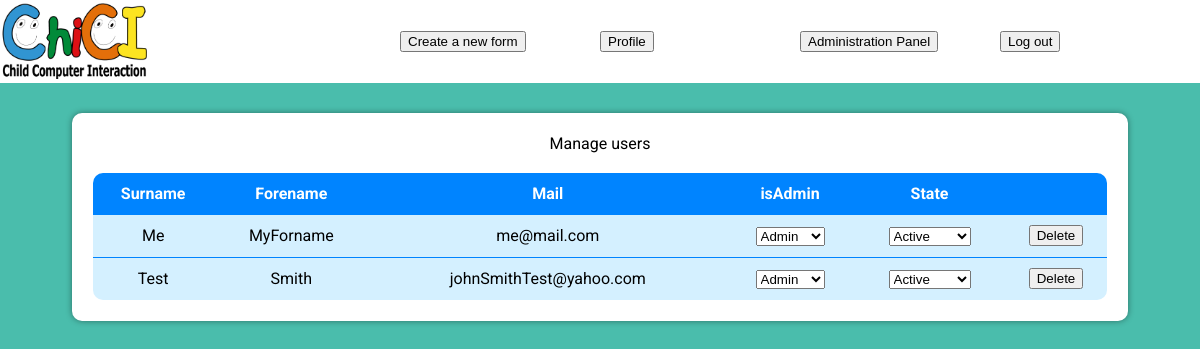
The app's page /index.php?action=readAll&controller=users (signed in) with its own data.
### tables this page shows
CREATE TABLE Users (
  userNickname varchar (20) PRIMARY KEY,
  userSurname varchar(20),
  userForename varchar(20),
  userMail varchar(60),
  userPassword varchar(250),
  userNonce varchar(64),
  isAdmin int(1),
  numberCreatedForm int(5)
)DEFAULT CHARSET=utf8;

### index.php (called while the page is built, shortened)
<?php
    require_once File::build_path(array('controller', 'router.php'));
?>

### model/Model.php (called while the page is built, shortened)
<?php
class Model {
	public static $pdo;
    public static function Init() {
        $hostname = Conf::getHostName();
        $database_name = Conf::getDatabaseName();
        $login = Conf::getLogin();
        $password = Conf::getPassword();
        try {
            self::$pdo = new PDO("mysql:host=$hostname;dbname=$database_name", $login, $password, array(PDO::MYSQL_ATTR_INIT_COMMAND => "SET NAMES utf8"));
            self::$pdo->setAttribute(PDO::ATTR_ERRMODE, PDO::ERRMODE_EXCEPTION);
        } catch (PDOException $e) {
            if (Conf::getDebug()) {
                echo $e->getMessage();
            } else {
                echo 'Error. ';
            }
            die();
        }
    }
    public static function selectAll() {
        try {
            $table_name = static::$object;
            $class_name = 'Model' . $table_name;
            $sql = "SELECT * FROM $table_name;";
            $req_prep = Model::$pdo->query($sql);
            $req_prep->setFetchMode(PDO::FETCH_CLASS, $class_name);
            $tab_p = $req_prep->fetchAll();
            return $tab_p;
        }catch (PDOException $ex) {
            if (Conf::getDebug()) {
                echo $ex->getMessage();
            } else {
                echo "Error. We can not find the objects. ";
            }
            return false;
        }
    }
}
?>

### model/ModelUsers.php (called while the page is built, shortened)
<?php
require_once File::build_path(array('model', 'Model.php'));
class ModelUsers extends Model{
	private $userMail;
    private $userNickname;
    private $userForename;
    private $userNonce;
	private $isAdmin;
    public function getNonce(){return $this->userNonce;}
    public function getNickname(){return $this->userNickname;}
    public function getForename(){return $this->userForename;}
    public function getMail(){return $this->userMail;}
	public function getIsAdmin(){return $this->isAdmin;}
}
?>

### view/users/seeAllUsers.php (the view, shortened to what this page needs)
<main>
    <div class="adminPage">
	<table>
	<caption>Manage users</caption>
	<?php
		echo <<< EOT
			<thead>
				<tr>
					<th>Surname</th>
					<th>Forename</th>
					<th>Mail</th>
					<th>isAdmin</th>
					<th>State</th>
                                        <th></th>
				</tr>
		   </thead>
EOT;
		echo "<tbody>";
		$count = 0;
		foreach($users as $u){
			$protectedForename = htmlspecialchars($u->getForename());
			$protectedMail = htmlspecialchars($u->getMail());
			$protectedSurname = htmlspecialchars($u->getNickname());
			echo "<tr id=\"$count\">";
				echo "<td>$protectedSurname</td>";
				echo "<td>$protectedForename</td>";
				echo "<td>$protectedMail</td>";
				echo "<td><select name=\"isAdmin\" size = \"1\">";
					echo "<option value=\"0\" ".($u->getIsAdmin() == 0? "selected": "")."> Regular";
					echo "<option value=\"1\" ".($u->getIsAdmin() == 1? "selected": "")."> Admin";
				echo "</select></td>";
				echo "<td><select name=\"userNonce\" size = \"1\">";
					echo "<option value=\"0\" ".($u->getNonce() == NULL? "selected":"")."> Active";
					echo "<option value=\"1\" ".($u->getNonce() != NULL? "selected":"")."> Not active";
				echo "</select></td>";
				echo "<td><button class=\"deleteAccount\">Delete</button></td>";
			echo "</tr>";
			$count++;
		}
		echo "</tbody>";
	?>
	</table>
    </div>
</main>

### css/styles.css (style rules this page uses)
body { padding:0; margin:0; font-family: 'Roboto', sans-serif; }
main { padding-left:6%; padding-right:6%; background-color: #4abdac; height:100%; }
table { width:100%; border-collapse:collapse; }
table td { text-align:center; height: 40px; overflow: auto; }
table th { height: 40px; }
html { height: 100%; }
body { min-height: 100%; }
table tr:not(:last-child) { border-bottom: solid 1px #0084FF; }
table th { background-color: #0084FF; color: white; }
table th:first-child { border-radius: 10px 0px 0px 0px }
table th:last-child { border-radius: 0px 10px 0px 0px }
table caption { padding-bottom: 20px }
tr:not(:last-child) { background-color: #D4F0FF }
tr:last-child td:not(:first-child):not(:last-child) { background-color: #D4F0FF }
tr:last-child td:first-child { background-color: #D4F0FF; border-radius: 0px 0px 0px 10px; }
tr:last-child td:last-child { background-color: #D4F0FF; border-radius: 0px 0px 10px 0px; }

### css/admin.css (style rules this page uses)
main { height:100vh; padding-top: 30px; }
.adminPage { background-color: white; padding: 2%; box-shadow: 0px 0px 6px 0px rgba(0,0,0,0.4); border-radius: 10px; }

### records on screen
users: userNickname "Me", userForename "MyForname", userMail "me@mail.com", isAdmin "Admin", userNonce "Active"
users: userNickname "Test", userForename "Smith", userMail "johnSmithTest@yahoo.com", isAdmin "Admin", userNonce "Active"
